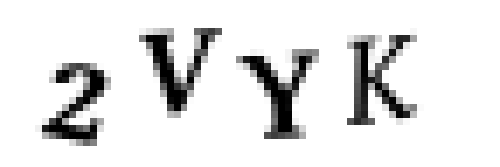
#> input picture week1/day5/session3/image.png, 500 x 167 px
$ python tesseract.py
#> lines starting #> are read from the running program, lines starting #| are printed output that depends on the picture; after the words box and inside, x2 and y2 are one past the last pixel; in counts of white or black regions, pixels touching at a corner belong together
from PIL import Image
import pytesseract


img = Image.open('image.png')
#> img is the input picture: PIL image 500x167 RGB; min 0, max 255, mean 228.5

gray = img.convert('L')

bw = gray.point(lambda x: 0 if x < 100 else 255)
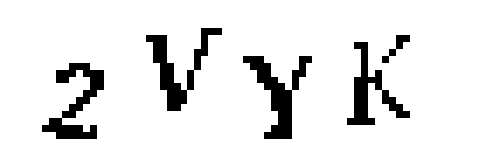
#> bw: PIL image 500x167 L; 91.1% white; 5 black regions, box (x1, y1, x2, y2) and area: (243, 56, 312, 139) 1974, (146, 28, 222, 111) 1827, (42, 63, 104, 139) 1800, (347, 42, 410, 125) 1589, (382, 35, 410, 63) 245
# bw.save('captcha_gray.png')

#> (the run stopped early here; a loop or call above may not have finished)
